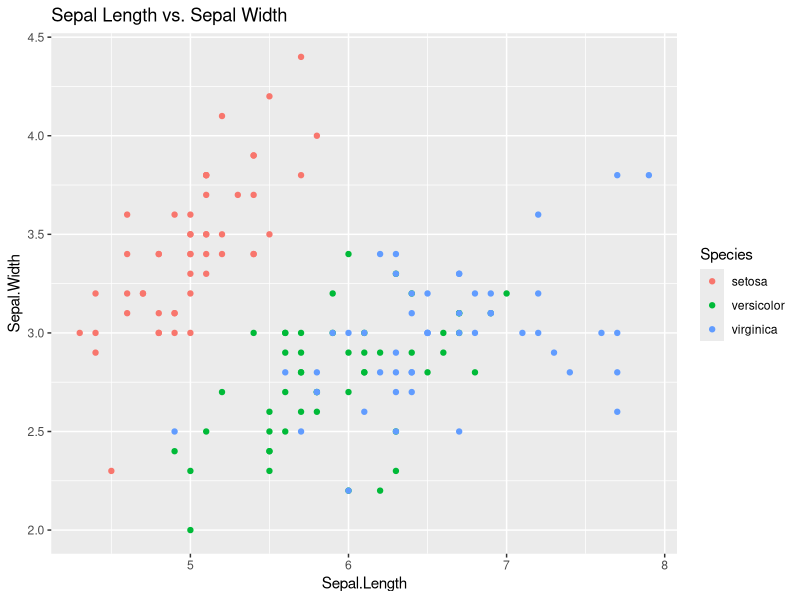
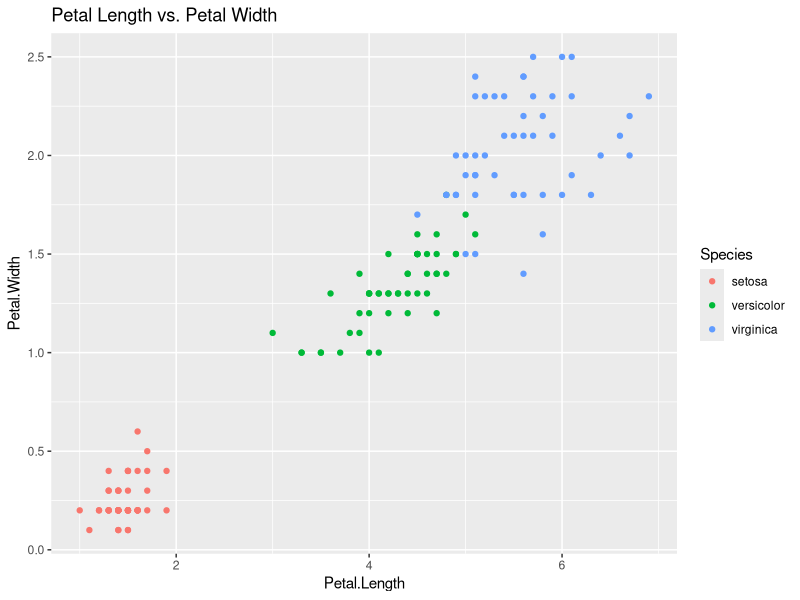

The R source for these figures, in order:
## ---- chunk 1
knitr::opts_chunk$set(echo = TRUE)
## ---- chunk 2
library(tidyverse)  # for ggplot
library(e1071)      # for SVM
set.seed(42)        # to make it reproducible

dataset <- iris
## ---- chunk 3
ggplot(iris, aes(x = Sepal.Length, y = Sepal.Width, colour = Species)) +
  geom_point() +
  labs(title = 'Sepal Length vs. Sepal Width')

ggplot(iris, aes(x = Petal.Length, y = Petal.Width, colour = Species)) +
  geom_point() +
  labs(title = 'Petal Length vs. Petal Width')
## ---- chunk 4
index <- c(1:nrow(iris))
test.index <- sample(index, size = (length(index)/3))
train_set <- iris[-test.index, ]
test_set  <- iris[ test.index,]
## ---- chunk 5
#train_set[,1:4] <- scale(train_set[,1:4])
#test_set[,1:4]  <- scale(test_set[,1:4])

# model with ALL 4 parameters:
classifier1.linear <- svm(formula = Species ~ ., data = train_set, 
                  type = 'C-classification', kernel = 'linear')
classifier1.linear
# 2-parameter model:
classifier2.linear <- svm(formula = Species ~ Petal.Width + Petal.Length, data = train_set, 
                  type = 'C-classification', kernel = 'linear')
classifier2.linear
## ---- chunk 6
test_pred1 = predict(classifier1.linear, type = 'response', newdata = test_set[-5])
test_pred2 = predict(classifier2.linear, type = 'response', newdata = test_set[-5])

# Compute the confusion matrices and prediction accuracy
#table(Prediction = predict(svm.model.linear, train),Truth = train$Species)
cm1 = table(test_set[,5], test_pred1)
cm2 = table(test_set[,5], test_pred2)
cm1 # Confusion Matrix for all 4 parameters
cat(sprintf("prediction accuracy for linear kernel = %.2f \n",
            sum(test_set$Species == test_pred1)/nrow(test_set)))
cm2 # Confusion Matrix for 2-parameter model (Petal Length and Petal Width)
cat(sprintf("prediction accuracy for linear kernel = %.2f \n",
            sum(test_set$Species == test_pred2)/nrow(test_set)))
## ---- chunk 7
classifier1.polynomial <- svm(formula = Species ~ ., data = train_set, 
                  type = 'C-classification', kernel = 'polynomial')
#classifier1.polynomial
classifier2.polynomial <- svm(formula = Species ~ Petal.Width + Petal.Length, data = train_set, 
                  type = 'C-classification', kernel = 'polynomial')
#classifier2.polynomial

test_pred1 = predict(classifier1.polynomial, type = 'response', newdata = test_set[-5])
test_pred2 = predict(classifier2.polynomial, type = 'response', newdata = test_set[-5])

# Compute the confusion matrices and prediction accuracy
cm1 = table(test_set[,5], test_pred1)
cm2 = table(test_set[,5], test_pred2)
cm1 # Confusion Matrix for all parameters
cat(sprintf("prediction accuracy for polynomial kernel = %.2f \n",sum(test_set$Species == test_pred1)/nrow(test_set)))
cm2 # Confusion Matrix for 2-parameter model (Petal Length and Petal Width)
cat(sprintf("prediction accuracy for polynomial kernel = %.2f \n",sum(test_set$Species == test_pred2)/nrow(test_set)))
## ---- chunk 8
classifier1.radial <- svm(formula = Species ~ ., data = train_set, 
                  type = 'C-classification', kernel = 'radial')
#classifier1.radial
classifier2.radial <- svm(formula = Species ~ Petal.Width + Petal.Length, data = train_set, 
                  type = 'C-classification', kernel = 'radial')
#classifier2.radial

test_pred1 = predict(classifier1.radial, type = 'response', newdata = test_set[-5])
test_pred2 = predict(classifier2.radial, type = 'response', newdata = test_set[-5])

# Compute the confusion matrices and prediction accuracy
cm1 = table(test_set[,5], test_pred1)
cm2 = table(test_set[,5], test_pred2)
cm1 # Confusion Matrix for all parameters
cat(sprintf("prediction accuracy for radial kernel = %.2f \n",sum(test_set$Species == test_pred1)/nrow(test_set)))
cm2 # Confusion Matrix for 2-parameter model (Petal Length and Petal Width)
cat(sprintf("prediction accuracy for radial kernel = %.2f \n",sum(test_set$Species == test_pred2)/nrow(test_set)))
## ---- chunk 9
classifier1.sigmoid <- svm(formula = Species ~ ., data = train_set, 
                  type = 'C-classification', kernel = 'sigmoid')
#classifier1.sigmoid
classifier2.sigmoid <- svm(formula = Species ~ Petal.Width + Petal.Length, data = train_set, 
                  type = 'C-classification', kernel = 'sigmoid')
#classifier2.sigmoid

test_pred1 = predict(classifier1.sigmoid, type = 'response', newdata = test_set[-5])
test_pred2 = predict(classifier2.sigmoid, type = 'response', newdata = test_set[-5])

# Compute the confusion matrices and prediction accuracy
cm1 = table(test_set[,5], test_pred1)
cm2 = table(test_set[,5], test_pred2)
cm1 # Confusion Matrix for all parameters
cat(sprintf("prediction accuracy for sigmoid kernel = %.2f \n",sum(test_set$Species == test_pred1)/nrow(test_set)))
cm2 # Confusion Matrix for 2-parameter model (Petal Length and Petal Width)
cat(sprintf("prediction accuracy for sigmoid kernel = %.2f \n",sum(test_set$Species == test_pred2)/nrow(test_set)))
## ---- chunk 10
tuned1.svm <- tune.svm(Species~., data = train_set, kernel = 'linear',
         gamma = 0.25, cost = 2^seq(-6, 4, 2))
#        gamma = seq(1/2^nrow(iris),1, .01), cost = 2^seq(-6, 4, 2))
tuned1.svm
tuned2.svm <- tune.svm(Species~Petal.Width + Petal.Length, data = train_set, 
                       kernel = 'linear',
         gamma = 2^(-1:1), cost = 2^seq(-6, 4, 2))
#        gamma = seq(1/2^nrow(iris),1, .01), cost = 2^seq(-6, 4, 2))
tuned2.svm
## ---- chunk 11
tuned1.linear <- svm(formula = Species ~ ., data = train_set, 
                  type = 'C-classification', kernel = 'linear',gamma = 0.25, cost = 0.25)
tuned2.linear <- svm(formula = Species ~ Petal.Width + Petal.Length, data = train_set, 
                  type = 'C-classification', kernel = 'linear',gamma = 0.25, cost = 1.0)

test_pred1 = predict(tuned1.linear, test_set)
  #predict(tuned1.linear, type = 'response', newdata = test_set[-5])
test_pred2 = predict(tuned2.linear, type = 'response', newdata = test_set[-5])

# Compute the confusion matrices and prediction accuracy
cm1 = table(test_set[,5], test_pred1)
cm2 = table(test_set[,5], test_pred2)
cm1 # Confusion Matrix for all parameters
cat(sprintf("prediction accuracy for best 4-parameter model = %.2f \n",sum(test_set$Species == test_pred1)/nrow(test_set)))
cm2 # Confusion Matrix for 2-parameter model (Petal Length and Petal Width)
cat(sprintf("prediction accuracy for best 2-parameter model = %.2f \n ",sum(test_set$Species == test_pred2)/nrow(test_set)))
## ---- chunk 12
best.svm1 <- best.svm(Species~. , data = train_set, kernel = 'linear',
                      gamma = seq(0,1, .05), cost = 2^seq(-6, 4, 2))
best.svm1
table(Prediction = predict(best.svm1, train_set), Truth = train_set$Species)
best.svm.pred1 <- predict(best.svm1, test_set)
table(Prediction = best.svm.pred1, Truth = test_set$Species)
cat(sprintf("prediction accuracy for best 4-parameter model = %.2f \n",sum(test_set$Species == best.svm.pred1)/nrow(test_set)))
## ---- chunk 13
best.svm2 <- best.svm(Species ~ Petal.Width + Petal.Length, data = train_set, kernel = 'linear')
best.svm2
table(Prediction = predict(best.svm2, train_set), Truth = train_set$Species)
best.svm.pred2 <- predict(best.svm2, test_set)
table(Prediction = best.svm.pred2, Truth = test_set$Species)
cat(sprintf("prediction accuracy for best 2-parameter model = %.2f \n",sum(test_set$Species == best.svm.pred2)/nrow(test_set)))
